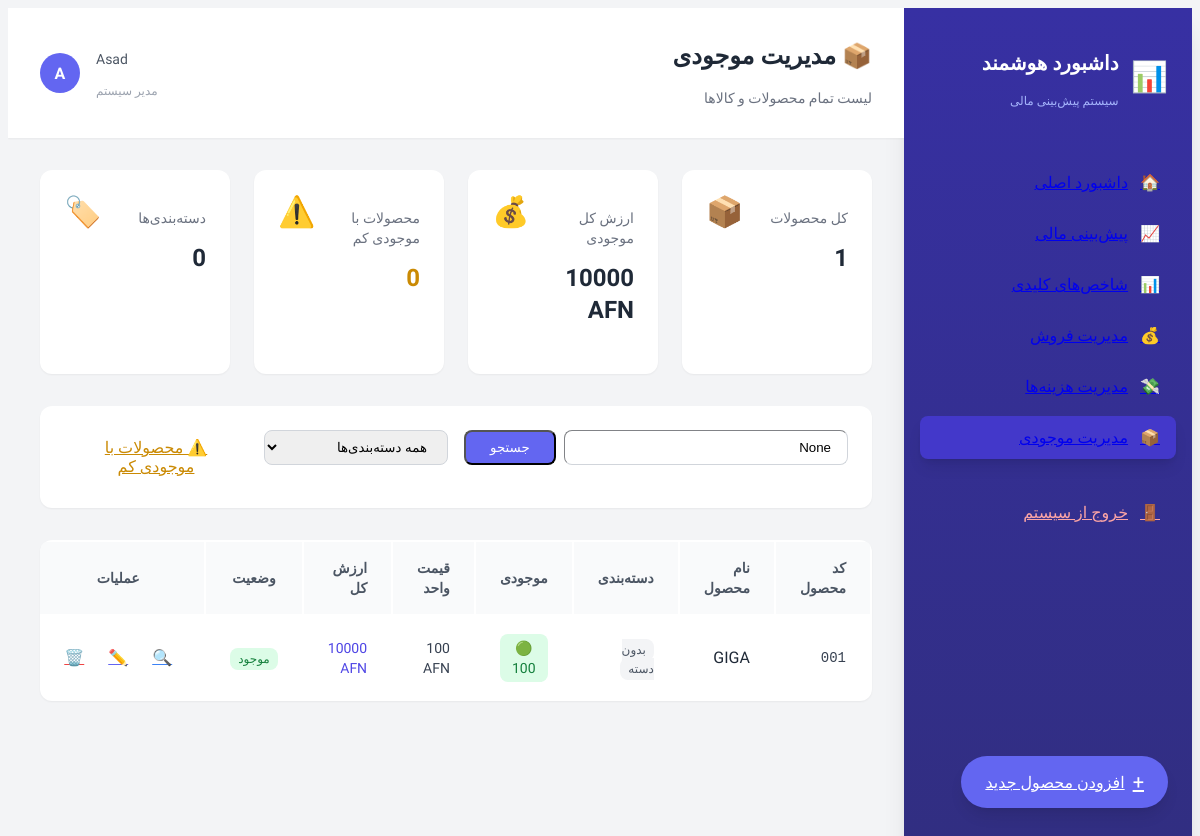
Screenshot of /inventory/ (signed in) with the database file from the repository.
### inventory/models.py (models this page shows, shortened)
class Product(models.Model):
    UNIT_CHOICES = [
        ('piece', 'عدد'),
        ('kg', 'کیلوگرم'),
        ('meter', 'متر'),
        ('liter', 'لیتر'),
        ('box', 'جعبه'),
    ]
    product_code = models.CharField(max_length=50, unique=True)
    barcode = models.CharField(max_length=100, blank=True, null=True)
    name = models.CharField(max_length=200)
    description = models.TextField(blank=True, null=True)
    category = models.CharField(max_length=100, blank=True, null=True)
    unit = models.CharField(max_length=20, choices=UNIT_CHOICES, default='piece')
    quantity = models.IntegerField(default=0)
    unit_price = models.DecimalField(max_digits=15, decimal_places=2, default=0)
    reorder_level = models.IntegerField(default=10)
    supplier = models.CharField(max_length=200, blank=True, null=True)
    location = models.CharField(max_length=100, blank=True, null=True)
    is_active = models.BooleanField(default=True)
    created_at = models.DateTimeField(auto_now_add=True)
    updated_at = models.DateTimeField(auto_now=True)
    class Meta:
        verbose_name = "محصول"
        verbose_name_plural = "محصولات"
    @property
    def total_value(self):
        return self.quantity * self.unit_price

### inventory/views.py (the view)
# urls.py: path('', views.product_list, name='product_list'),
@login_required
def product_list(request):
    products = Product.objects.all().order_by('product_code')
    category = request.GET.get('category')
    if category:
        products = products.filter(category=category)
    low_stock = request.GET.get('low_stock')
    if low_stock == 'yes':
        products = products.filter(quantity__lte=F('reorder_level'))
    search = request.GET.get('search')
    if search:
        products = products.filter(
            Q(name__icontains=search) |
            Q(product_code__icontains=search) |
            Q(barcode__icontains=search)
        )
    paginator = Paginator(products, 20)
    page_number = request.GET.get('page')
    page_obj = paginator.get_page(page_number)
    total_products = products.count()
    total_value = sum(p.total_value for p in products)
    low_stock_count = products.filter(quantity__lte=F('reorder_level')).count()
    categories = Product.objects.exclude(category__isnull=True).exclude(category='').values_list('category', flat=True).distinct()
    context = {
        'page_obj': page_obj,
        'total_products': total_products,
        'total_value': total_value,
        'low_stock_count': low_stock_count,
        'categories': categories,
        'selected_category': category,
        'search': search,
        'low_stock_filter': low_stock,
        'title': 'لیست محصولات',
    }
    return render(request, 'inventory/product_list.html', context)

### inventory/templates/inventory/product_list.html (shortened to what this page needs)
<!DOCTYPE html>
<html lang="fa" dir="rtl">
<head>
    <script src="https://cdn.tailwindcss.com"></script>
</head>
<body class="bg-gray-100 font-[Vazirmatn]">
    <div class="flex h-screen">
        <aside class="w-72 bg-gradient-to-b from-indigo-800 to-indigo-900 text-white shadow-xl">
            <div class="p-6 border-b border-indigo-700">
                <div class="flex items-center gap-3">
                    <div class="text-3xl">📊</div>
                    <div>
                        <h1 class="text-xl font-bold">داشبورد هوشمند</h1>
                        <p class="text-xs text-indigo-300 mt-1">سیستم پیش‌بینی مالی</p>
                    </div>
                </div>
            </div>
            <nav class="p-4">
                <div class="space-y-2">
                    <a href="/dashboard/" class="flex items-center gap-3 px-4 py-3 rounded-lg hover:bg-indigo-700 transition-colors">
                        <span>🏠</span>
                        <span>داشبورد اصلی</span>
                    </a>
                    <a href="/dashboard/forecast/" class="flex items-center gap-3 px-4 py-3 rounded-lg hover:bg-indigo-700 transition-colors">
                        <span>📈</span>
                        <span>پیش‌بینی مالی</span>
                    </a>
                    <a href="/dashboard/kpi/" class="flex items-center gap-3 px-4 py-3 rounded-lg hover:bg-indigo-700 transition-colors">
                        <span>📊</span>
                        <span>شاخص‌های کلیدی</span>
                    </a>
                    <a href="/sales/" class="flex items-center gap-3 px-4 py-3 rounded-lg hover:bg-indigo-700 transition-colors">
                        <span>💰</span>
                        <span>مدیریت فروش</span>
                    </a>
                    <a href="/expenses/" class="flex items-center gap-3 px-4 py-3 rounded-lg hover:bg-indigo-700 transition-colors">
                        <span>💸</span>
                        <span>مدیریت هزینه‌ها</span>
                    </a>
                    <a href="/inventory/" class="flex items-center gap-3 px-4 py-3 rounded-lg bg-indigo-700 shadow-lg">
                        <span>📦</span>
                        <span>مدیریت موجودی</span>
                    </a>
                </div>
                <div class="border-t border-indigo-700 my-4 pt-4">
                    <a href="/accounts/logout/" class="flex items-center gap-3 px-4 py-3 rounded-lg hover:bg-red-600 transition-colors text-red-300 hover:text-white">
                        <span>🚪</span>
                        <span>خروج از سیستم</span>
                    </a>
                </div>
            </nav>
        </aside>
        <main class="flex-1 overflow-y-auto">
            <header class="bg-white shadow-sm border-b border-gray-200 px-8 py-4">
                <div class="flex justify-between items-center">
                    <div>
                        <h1 class="text-2xl font-bold text-gray-800">📦 مدیریت موجودی</h1>
                        <p class="text-gray-500 text-sm mt-1">لیست تمام محصولات و کالاها</p>
                    </div>
                    <div class="flex items-center gap-4">
                        <div class="text-left">
                            <p class="text-sm text-gray-600">{{ request.user.get_full_name|default:request.user.username }}</p>
                            <p class="text-xs text-gray-400">مدیر سیستم</p>
                        </div>
                        <div class="w-10 h-10 bg-indigo-500 rounded-full flex items-center justify-center text-white font-bold">
                            {{ request.user.username|first|upper }}
                        </div>
                    </div>
                </div>
            </header>
            <div class="p-8">
                <div class="grid grid-cols-1 md:grid-cols-4 gap-6 mb-8">
                    <div class="bg-white rounded-xl shadow-sm p-6 border-r-4 border-indigo-500">
                        <div class="flex justify-between items-start">
                            <div>
                                <p class="text-gray-500 text-sm">کل محصولات</p>
                                <p class="text-2xl font-bold text-gray-800 mt-2">{{ total_products }}</p>
                            </div>
                            <div class="text-3xl text-indigo-500">📦</div>
                        </div>
                    </div>
                    <div class="bg-white rounded-xl shadow-sm p-6 border-r-4 border-green-500">
                        <div class="flex justify-between items-start">
                            <div>
                                <p class="text-gray-500 text-sm">ارزش کل موجودی</p>
                                <p class="text-2xl font-bold text-gray-800 mt-2">{{ total_value|floatformat:0 }} AFN</p>
                            </div>
                            <div class="text-3xl text-green-500">💰</div>
                        </div>
                    </div>
                    <div class="bg-white rounded-xl shadow-sm p-6 border-r-4 border-yellow-500">
                        <div class="flex justify-between items-start">
                            <div>
                                <p class="text-gray-500 text-sm">محصولات با موجودی کم</p>
                                <p class="text-2xl font-bold text-yellow-600 mt-2">{{ low_stock_count }}</p>
                            </div>
                            <div class="text-3xl text-yellow-500">⚠️</div>
                        </div>
                    </div>
                    <div class="bg-white rounded-xl shadow-sm p-6 border-r-4 border-blue-500">
                        <div class="flex justify-between items-start">
                            <div>
                                <p class="text-gray-500 text-sm">دسته‌بندی‌ها</p>
                                <p class="text-2xl font-bold text-gray-800 mt-2">{{ categories|length }}</p>
                            </div>
                            <div class="text-3xl text-blue-500">🏷️</div>
                        </div>
                    </div>
                </div>
                <div class="bg-white rounded-xl shadow-sm p-6 mb-8">
                    <div class="grid grid-cols-1 md:grid-cols-4 gap-4">
                        <div class="md:col-span-2">
                            <form method="GET" class="flex gap-2">
                                <input type="text" name="search" value="{{ search }}" placeholder="جستجوی محصول..." class="flex-1 px-4 py-2 border border-gray-300 rounded-lg focus:outline-none focus:ring-2 focus:ring-indigo-500 focus:border-transparent">
                                <button type="submit" class="px-6 py-2 bg-indigo-500 text-white rounded-lg hover:bg-indigo-600 transition-colors">جستجو</button>
                            </form>
                        </div>
                        <div>
                            <select name="category" onchange="this.form.submit()" class="w-full px-4 py-2 border border-gray-300 rounded-lg focus:outline-none focus:ring-2 focus:ring-indigo-500">
                                <option value="">همه دسته‌بندی‌ها</option>
                            </select>
                        </div>
                        <div>
                            <a href="?low_stock=yes" class="block text-center px-4 py-2 border border-yellow-500 text-yellow-600 rounded-lg hover:bg-yellow-50 transition-colors">
                                ⚠️ محصولات با موجودی کم
                            </a>
                        </div>
                    </div>
                </div>
                <div class="bg-white rounded-xl shadow-sm overflow-hidden">
                    <div class="overflow-x-auto">
                        <table class="w-full">
                            <thead class="bg-gray-50 border-b border-gray-200">
                                <tr>
                                    <th class="px-6 py-4 text-right text-sm font-semibold text-gray-600">کد محصول</th>
                                    <th class="px-6 py-4 text-right text-sm font-semibold text-gray-600">نام محصول</th>
                                    <th class="px-6 py-4 text-right text-sm font-semibold text-gray-600">دسته‌بندی</th>
                                    <th class="px-6 py-4 text-center text-sm font-semibold text-gray-600">موجودی</th>
                                    <th class="px-6 py-4 text-right text-sm font-semibold text-gray-600">قیمت واحد</th>
                                    <th class="px-6 py-4 text-right text-sm font-semibold text-gray-600">ارزش کل</th>
                                    <th class="px-6 py-4 text-center text-sm font-semibold text-gray-600">وضعیت</th>
                                    <th class="px-6 py-4 text-center text-sm font-semibold text-gray-600">عملیات</th>
                                </tr>
                            </thead>
                            <tbody class="divide-y divide-gray-100">
                                {% for product in page_obj %}
                                <tr class="hover:bg-gray-50 transition-colors">
                                    <td class="px-6 py-4 text-sm text-gray-700 font-mono">{{ product.product_code }}</td>
                                    <td class="px-6 py-4">
                                        <div>
                                            <p class="font-medium text-gray-800">{{ product.name }}</p>
                                        </div>
                                    </td>
                                    <td class="px-6 py-4">
                                        <span class="px-2 py-1 bg-gray-100 text-gray-600 rounded-lg text-xs">{{ product.category|default:"بدون دسته" }}</span>
                                    </td>
                                    <td class="px-6 py-4 text-center">
                                        {% if product.quantity <= product.reorder_level %}
                                            <span class="inline-flex items-center gap-1 px-2 py-1 bg-red-100 text-red-700 rounded-lg text-sm font-medium">
                                                🔴 {{ product.quantity }}
                                            </span>
                                        {% elif product.quantity <= product.reorder_level|add:10 %}
                                            <span class="inline-flex items-center gap-1 px-2 py-1 bg-yellow-100 text-yellow-700 rounded-lg text-sm font-medium">
                                                🟡 {{ product.quantity }}
                                            </span>
                                        {% else %}
                                            <span class="inline-flex items-center gap-1 px-2 py-1 bg-green-100 text-green-700 rounded-lg text-sm font-medium">
                                                🟢 {{ product.quantity }}
                                            </span>
                                        {% endif %}
                                    </td>
                                    <td class="px-6 py-4 text-sm text-gray-700">{{ product.unit_price|floatformat:0 }} AFN</td>
                                    <td class="px-6 py-4 text-sm font-medium text-indigo-600">{{ product.total_value|floatformat:0 }} AFN</td>
                                    <td class="px-6 py-4 text-center">
                                        {% if product.quantity == 0 %}
                                            <span class="px-2 py-1 bg-red-100 text-red-700 rounded-lg text-xs">ناموجود</span>
                                        {% elif product.quantity <= product.reorder_level %}
                                            <span class="px-2 py-1 bg-yellow-100 text-yellow-700 rounded-lg text-xs">موجودی کم</span>
                                        {% else %}
                                            <span class="px-2 py-1 bg-green-100 text-green-700 rounded-lg text-xs">موجود</span>
                                        {% endif %}
                                    </td>
                                    <td class="px-6 py-4 text-center">
                                        <div class="flex justify-center gap-2">
                                            <a href="/inventory/products/detail/{{ product.id }}/" class="p-2 text-blue-500 hover:bg-blue-50 rounded-lg transition-colors" title="جزئیات">
                                                🔍
                                            </a>
                                            <a href="/inventory/products/edit/{{ product.id }}/" class="p-2 text-indigo-500 hover:bg-indigo-50 rounded-lg transition-colors" title="ویرایش">
                                                ✏️
                                            </a>
                                            <a href="/inventory/products/delete/{{ product.id }}/" class="p-2 text-red-500 hover:bg-red-50 rounded-lg transition-colors" title="حذف">
                                                🗑️
                                            </a>
                                        </div>
                                    </td>
                                </tr>
                                {% endfor %}
                            </tbody>
                        </table>
                    </div>
                </div>
                <div class="fixed bottom-8 right-8">
                    <a href="/inventory/products/add/" class="flex items-center gap-2 px-6 py-3 bg-indigo-500 text-white rounded-full shadow-lg hover:bg-indigo-600 transition-all hover:scale-105">
                        <span class="text-xl">+</span>
                        <span>افزودن محصول جدید</span>
                    </a>
                </div>
            </div>
        </main>
    </div>
</body>
</html>

### inventory/templates/inventory/product_list.html (style rules this page uses)
body { font-family: 'Vazirmatn', sans-serif; }

### rows the page displays
Product: product_code "001", name "GIGA", category "بدون دسته", quantity "100", unit_price "100", total_value "10000", reorder_level "موجود"

### other values shown
{{ request.user.get_full_name|default:request.user.username }} "Asad"
{{ request.user.username|first|upper }} "A"
{{ total_products }} "1"
{{ total_value|floatformat:0 }} "10000"
{{ low_stock_count }} "0"
{{ categories|length }} "0"
